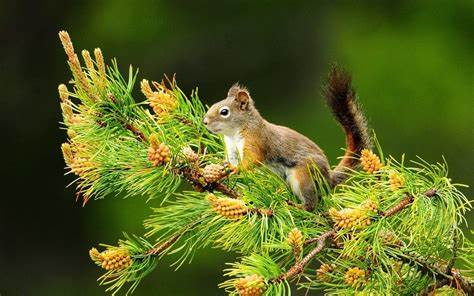
#> input picture img3.jpg, 474 x 296 px, found by its file name
$ python blurimg.py
#> lines starting #> are read from the running program, lines starting #| are printed output that depends on the picture

import cv2

img = cv2.imread('C:\VSCode\Images\img3.jpg')
#> img is the input picture: shape (296, 474, 3); mean B, G, R 32.3, 97.6, 86.6


blurImg = cv2.blur(img,(10,10))
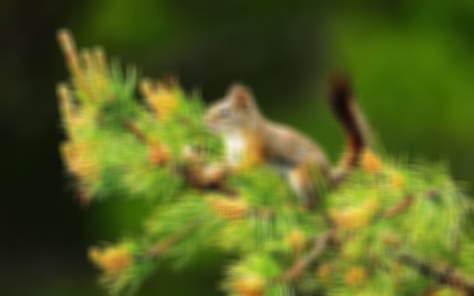
#> blurImg: shape (296, 474, 3); mean B, G, R 32.3, 97.5, 86.5
cv2.imshow('blurred image',blurImg)

cv2.waitKey(0)
cv2.destroyAllWindows()

$ run again, with img0.jpg copied over img3.jpg
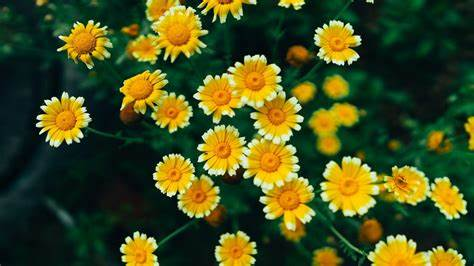
#> input picture img0.jpg, 474 x 266 px, found by its file name
#> img is the input picture: shape (266, 474, 3); mean B, G, R 30.2, 78.6, 68.6
#> `blurImg = cv2.blur(img,(10,10))`:
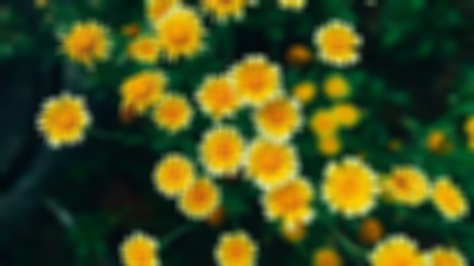
#> blurImg: shape (266, 474, 3); mean B, G, R 30.2, 78.6, 68.5

$ run again, with img1.jpg copied over img3.jpg
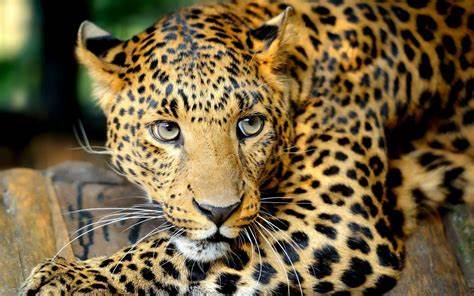
#> input picture img1.jpg, 474 x 296 px, found by its file name
#> img is the input picture: shape (296, 474, 3); mean B, G, R 64.3, 96.2, 114
#> `blurImg = cv2.blur(img,(10,10))`:
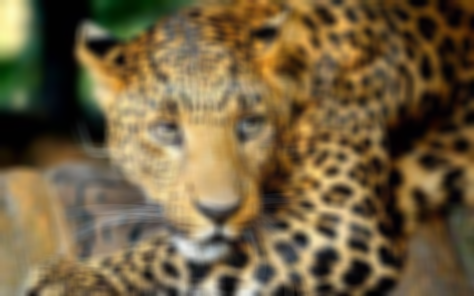
#> blurImg: shape (296, 474, 3); mean B, G, R 64.3, 96.3, 114

$ run again, with img2.jpg copied over img3.jpg
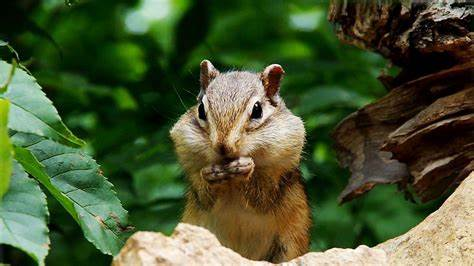
#> input picture img2.jpg, 474 x 266 px, found by its file name
#> img is the input picture: shape (266, 474, 3); mean B, G, R 50, 86.4, 72.7
#> `blurImg = cv2.blur(img,(10,10))`:
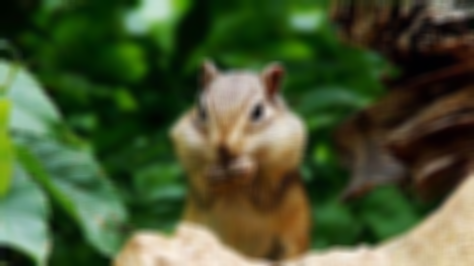
#> blurImg: shape (266, 474, 3); mean B, G, R 49.8, 86.2, 72.4
